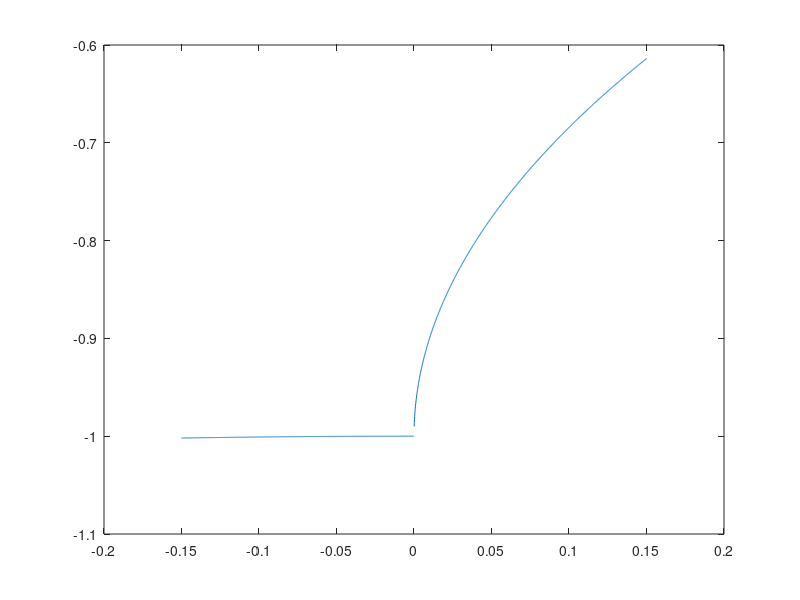

Reproduce this figure in MATLAB.
disp("1.2.72 Finding limits")
disp("Finding limits of (x - sqrt(x)) / sqrt(sin(x))")
disp("When x goes to 0 from the right side")

x = -0.15:0.0001:0.15;
f = @(x) (x - sqrt(x))./ (sqrt(sin(x)));
y = f(x);
plot(x, y)
disp("As we clearly can see from the graph,")
disp("the line trends towards -1 when approaching")
disp("From the right side but will never be -1")